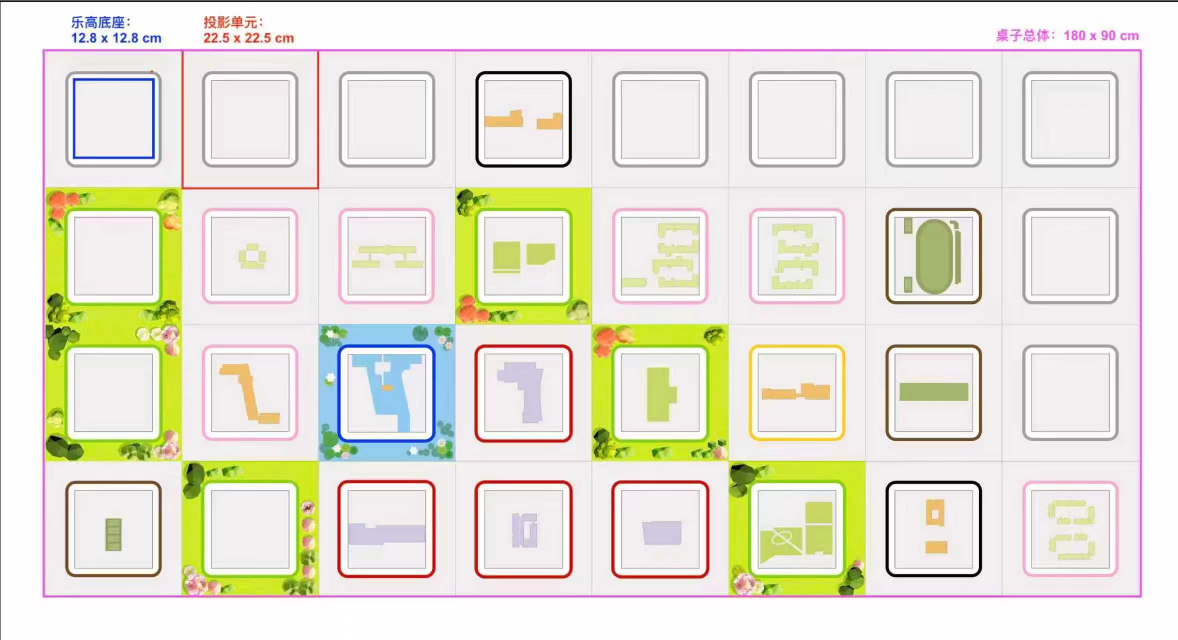
#> input picture hardware/table_design/微信图片_20260625131306_896_3.jpg, 2355 x 1280 px (shown at 1/2 size)
$ python -i cell_analysis.py   (imports and definitions only)
#> lines starting #> are read from the running program, lines starting #| are printed output that depends on the picture
#> further down, picture is the input picture: shape (1280, 2355, 3); mean B, G, R 216.5, 229.7, 231.8
from __future__ import annotations

from dataclasses import dataclass
from typing import List, Optional, Tuple

import cv2
import numpy as np

from .config_schema import DetectionConfig


@dataclass
class CellAnalysisResult:
    lab_median: np.ndarray
    occupied: bool
    mask_area_ratio: float
    is_empty: bool


def apply_clahe_bgr(frame: np.ndarray, clip_limit: float = 2.0) -> np.ndarray:
#> called with clip_limit = 2
    lab = cv2.cvtColor(frame, cv2.COLOR_BGR2Lab)
#> lab: shape (1280, 2355, 3); mean of channels 0, 1, 2 232.5, 127.5, 134.5
    l_channel, a_channel, b_channel = cv2.split(lab)
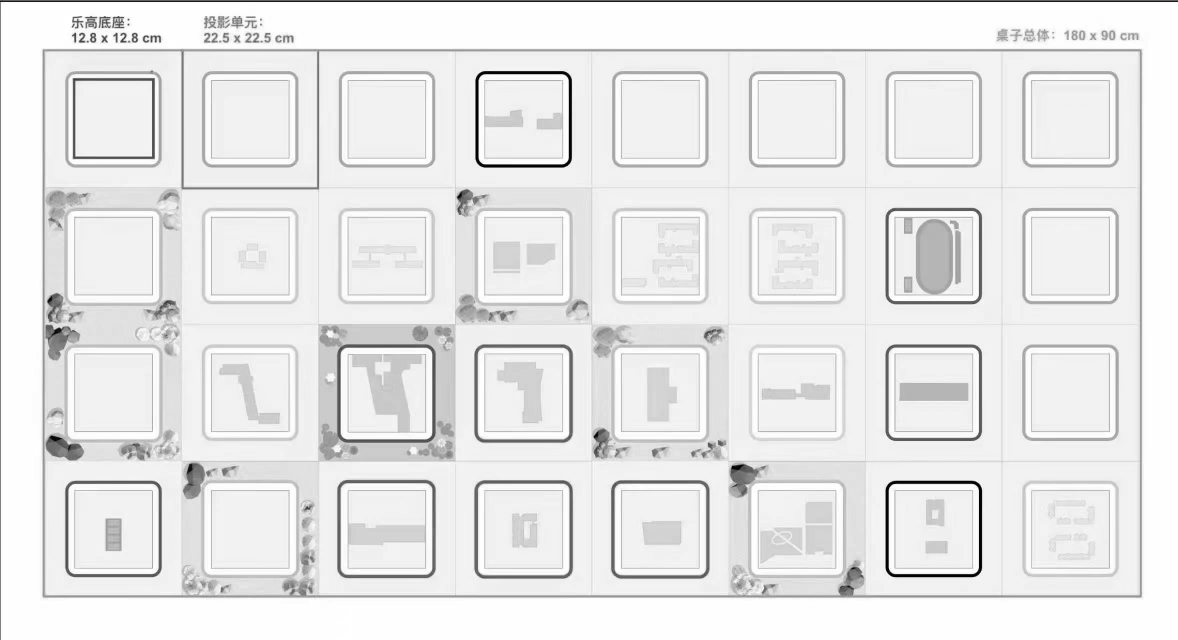
#> l_channel: shape (1280, 2355) (shown at 1/2 size); min 0, max 255, mean 232.5
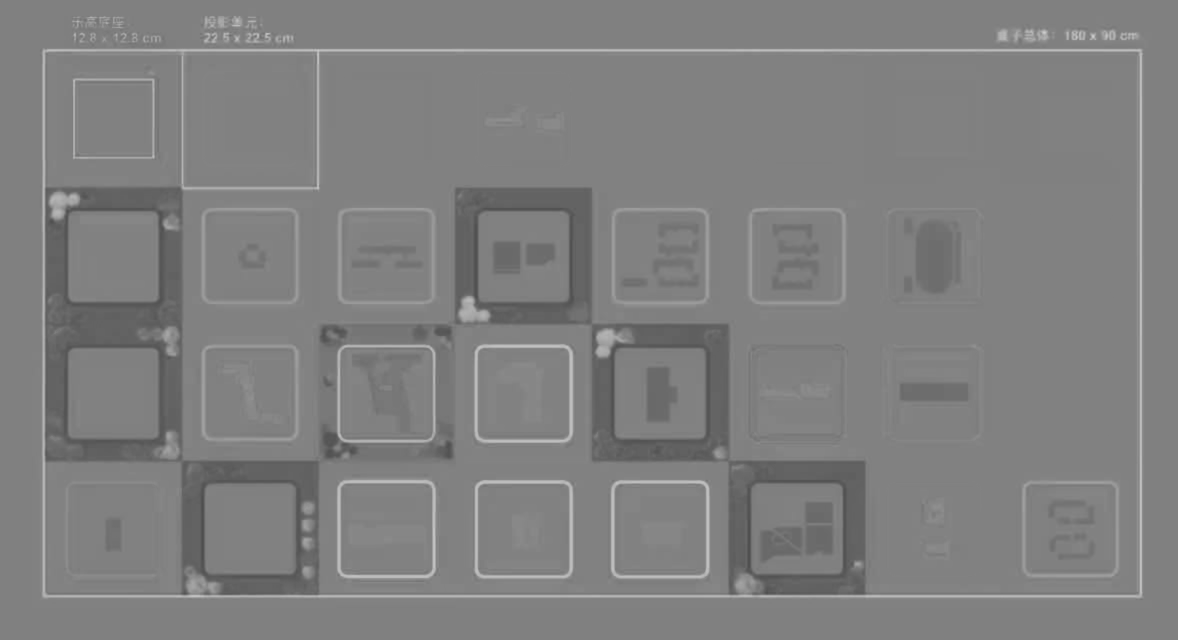
#> a_channel: shape (1280, 2355) (shown at 1/2 size); min 77, max 206, mean 127.5
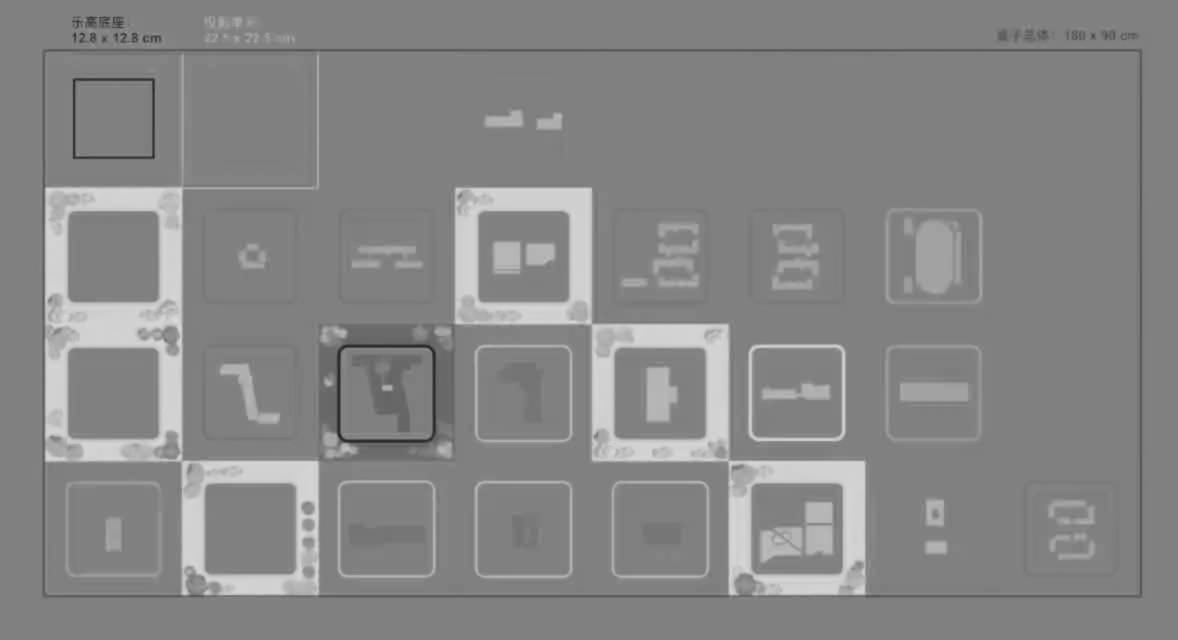
#> b_channel: shape (1280, 2355) (shown at 1/2 size); min 33, max 219, mean 134.5
    clahe = cv2.createCLAHE(clipLimit=clip_limit, tileGridSize=(8, 8))
    l_channel = clahe.apply(l_channel)
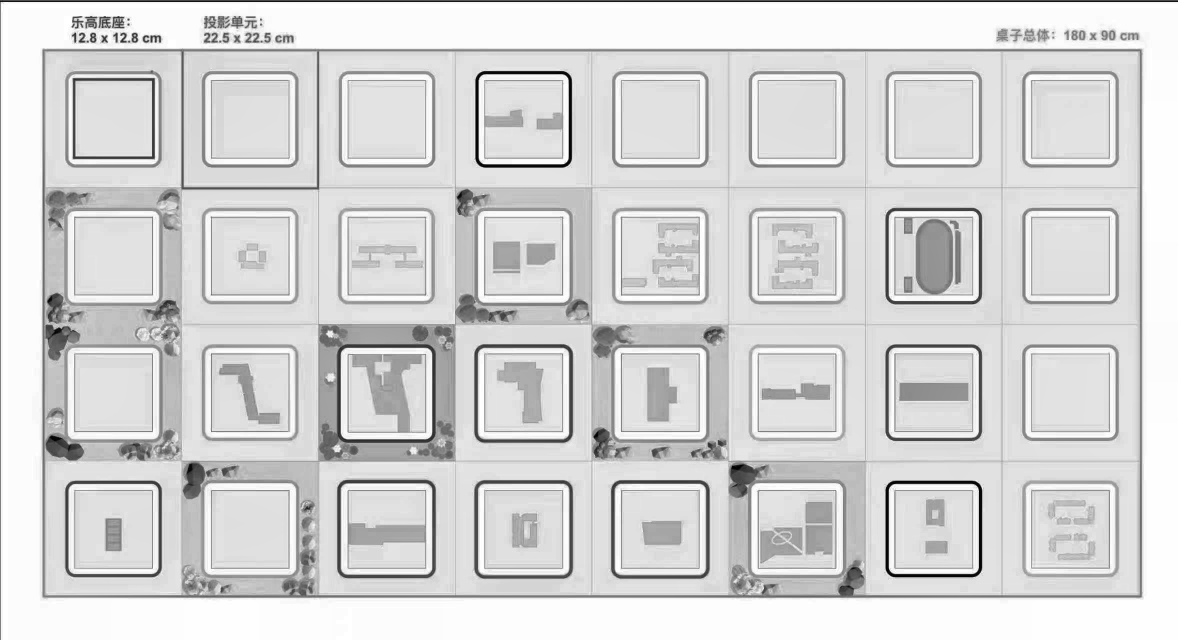
#> l_channel: shape (1280, 2355) (shown at 1/2 size); min 1, max 255, mean 213.8
    merged = cv2.merge([l_channel, a_channel, b_channel])
#> merged: shape (1280, 2355, 3); mean of channels 0, 1, 2 213.8, 127.5, 134.5
    return cv2.cvtColor(merged, cv2.COLOR_Lab2BGR)
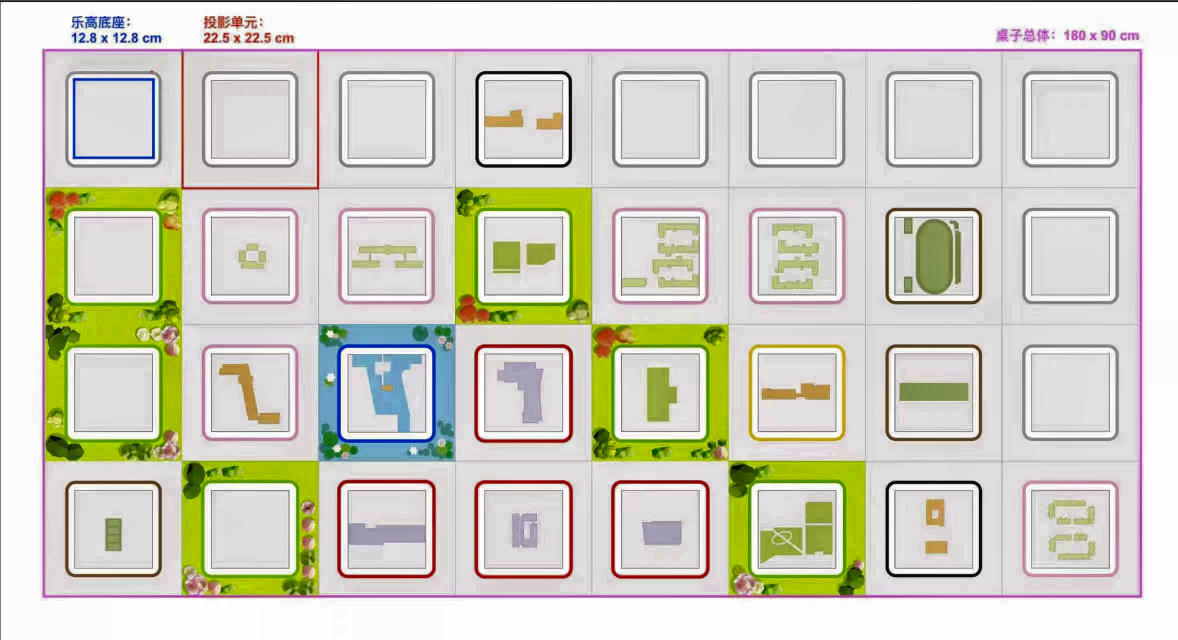
#> returned value: shape (1280, 2355, 3) (shown at 1/2 size); mean B, G, R 196.4, 209.6, 211.4


# [107 lines left out: functions preprocess_frame, _cell_bounds, _chroma_map, build_block_mask, is_empty_cell, analyze_cell, not called in this run]

>>> import cv2
>>> picture = cv2.imread('../../../hardware/table_design/微信图片_20260625131306_896_3.jpg')
>>> result = apply_clahe_bgr(picture)

$ run again, on hardware/table_design/side2.png
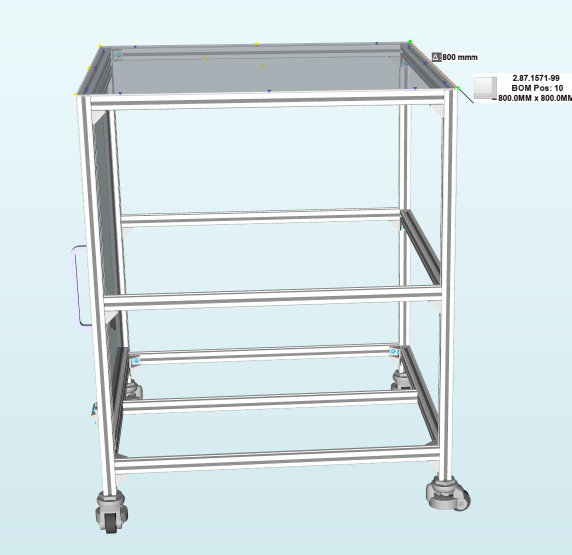
#> input picture hardware/table_design/side2.png, 1143 x 1110 px (shown at 1/2 size)
#> picture is the input picture: shape (1110, 1143, 3); mean B, G, R 231.6, 228.4, 214.1
#> lab: shape (1110, 1143, 3); mean of channels 0, 1, 2 228.7, 123.9, 124.9
#> in apply_clahe_bgr, `l_channel, a_channel, b_channel = cv2.split(lab)`:
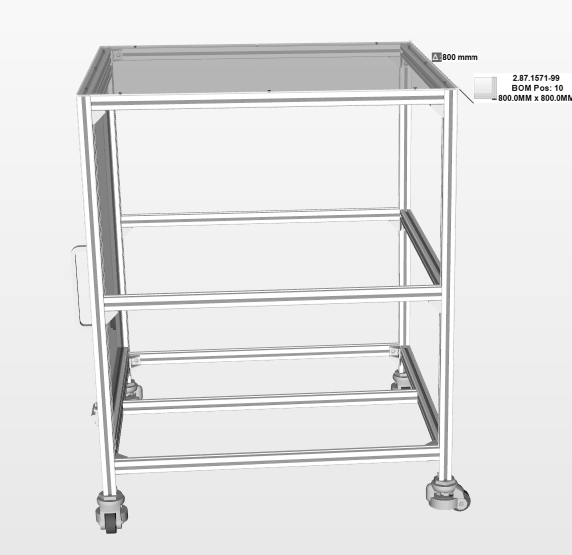
#> l_channel: shape (1110, 1143) (shown at 1/2 size); min 0, max 255, mean 228.7
#> in apply_clahe_bgr, `l_channel, a_channel, b_channel = cv2.split(lab)`:
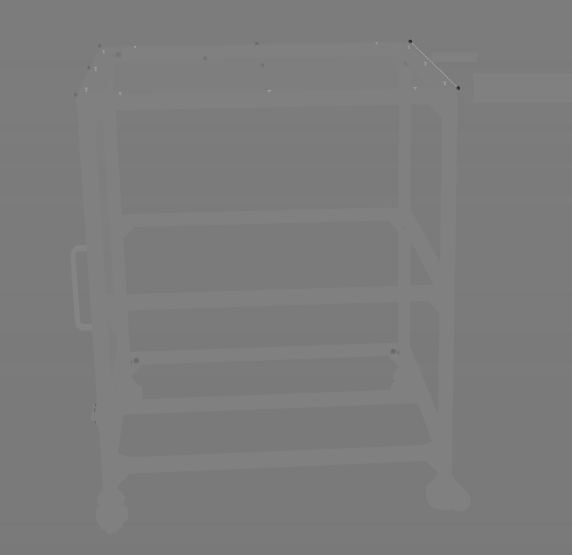
#> a_channel: shape (1110, 1143) (shown at 1/2 size); min 42, max 196, mean 123.9
#> merged: shape (1110, 1143, 3); mean of channels 0, 1, 2 225.3, 123.9, 124.9

$ run again, on hardware/table_design/tableside.png
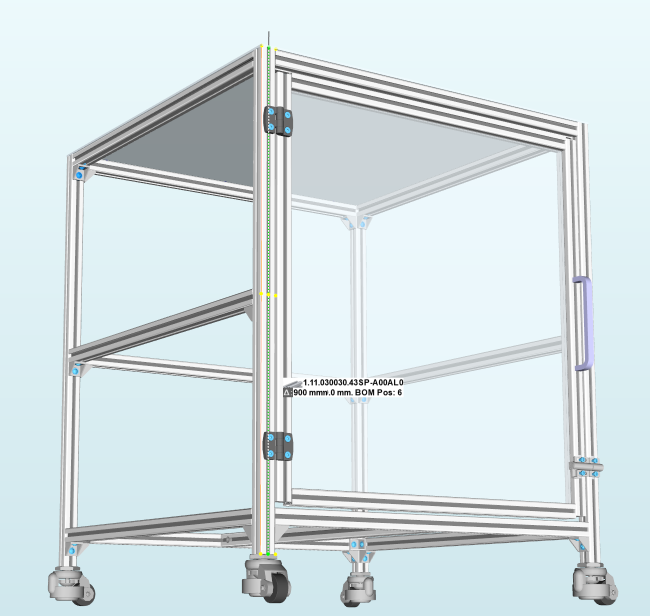
#> input picture hardware/table_design/tableside.png, 1299 x 1232 px (shown at 1/2 size)
#> picture is the input picture: shape (1232, 1299, 3); mean B, G, R 228.9, 225.9, 213.5
#> lab: shape (1232, 1299, 3); mean of channels 0, 1, 2 226.6, 124.5, 125.2
#> in apply_clahe_bgr, `l_channel, a_channel, b_channel = cv2.split(lab)`:
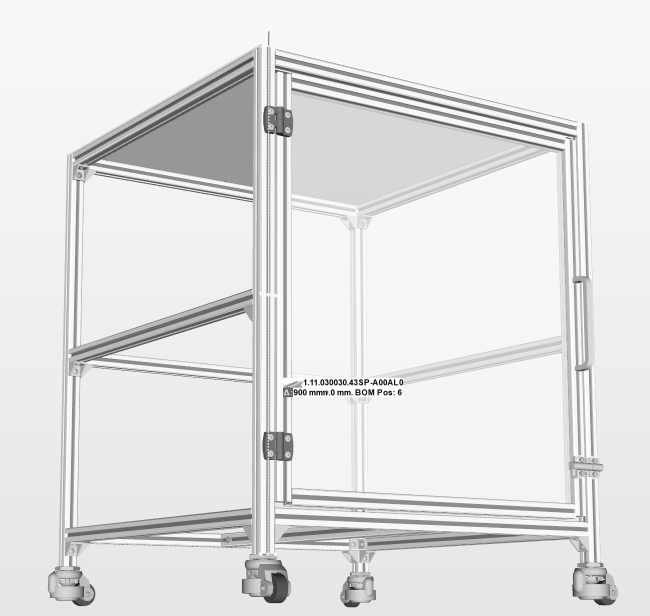
#> l_channel: shape (1232, 1299) (shown at 1/2 size); min 0, max 255, mean 226.6
#> in apply_clahe_bgr, `l_channel, a_channel, b_channel = cv2.split(lab)`:
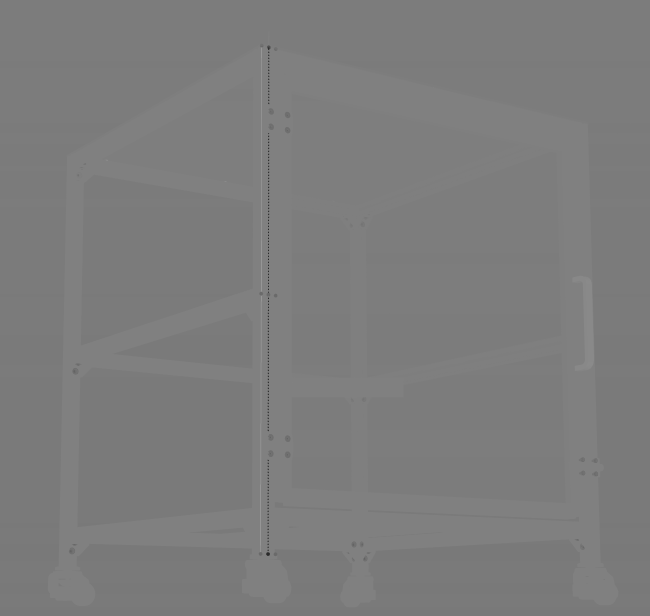
#> a_channel: shape (1232, 1299) (shown at 1/2 size); min 42, max 171, mean 124.5
#> merged: shape (1232, 1299, 3); mean of channels 0, 1, 2 221.6, 124.5, 125.2

$ run again, on hardware/table_design/top.png
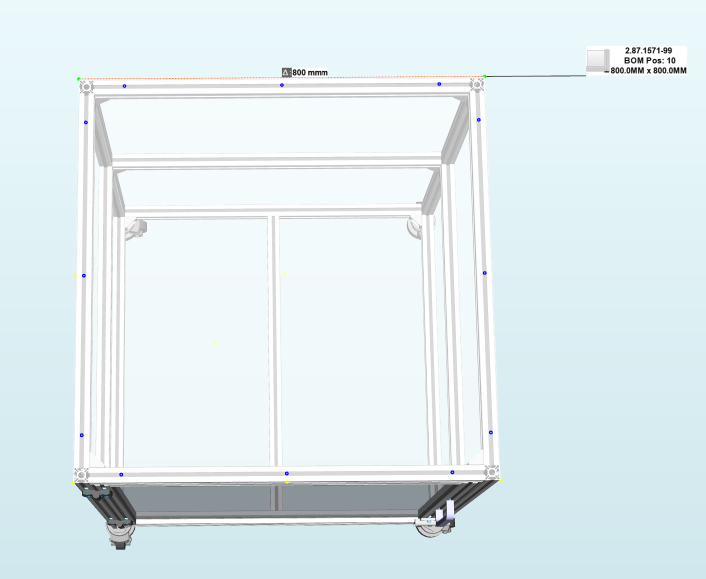
#> input picture hardware/table_design/top.png, 1411 x 1157 px (shown at 1/2 size)
#> picture is the input picture: shape (1157, 1411, 3); mean B, G, R 240.2, 237.5, 225.7
#> lab: shape (1157, 1411, 3); mean of channels 0, 1, 2 237.6, 124.6, 125.4
#> in apply_clahe_bgr, `l_channel, a_channel, b_channel = cv2.split(lab)`:
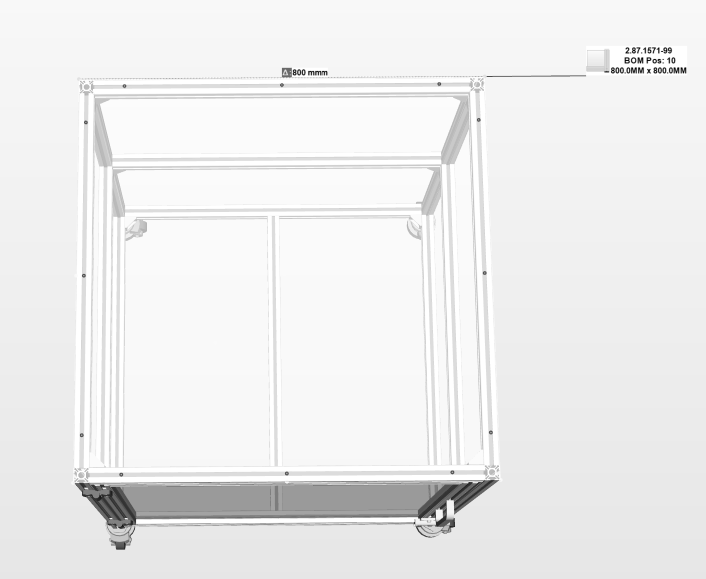
#> l_channel: shape (1157, 1411) (shown at 1/2 size); min 0, max 255, mean 237.6
#> in apply_clahe_bgr, `l_channel, a_channel, b_channel = cv2.split(lab)`:
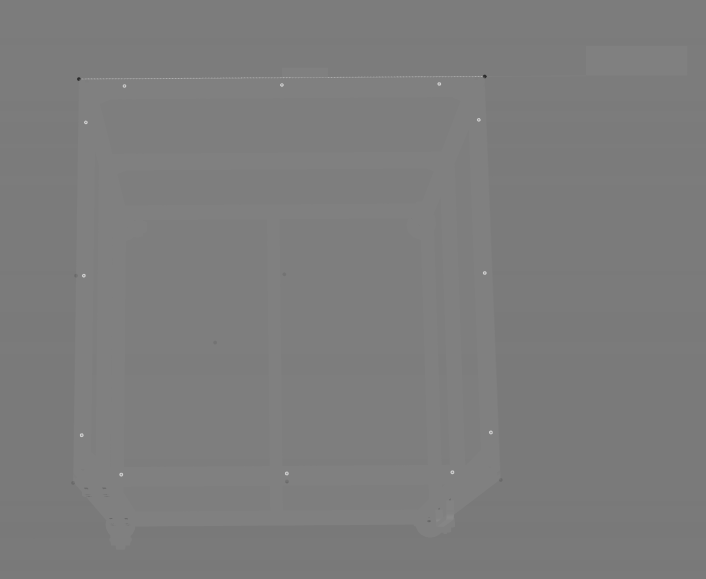
#> a_channel: shape (1157, 1411) (shown at 1/2 size); min 42, max 207, mean 124.6
#> merged: shape (1157, 1411, 3); mean of channels 0, 1, 2 233.2, 124.6, 125.4
